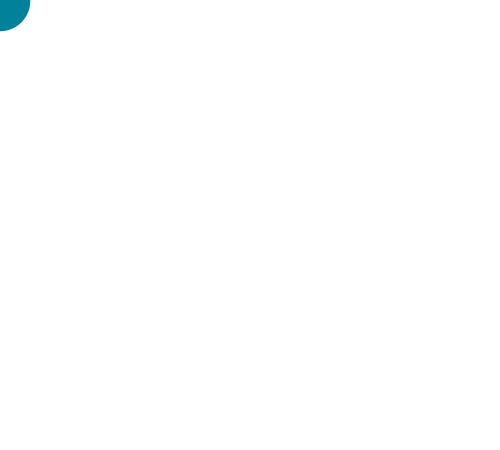
Frame 1 (no input)
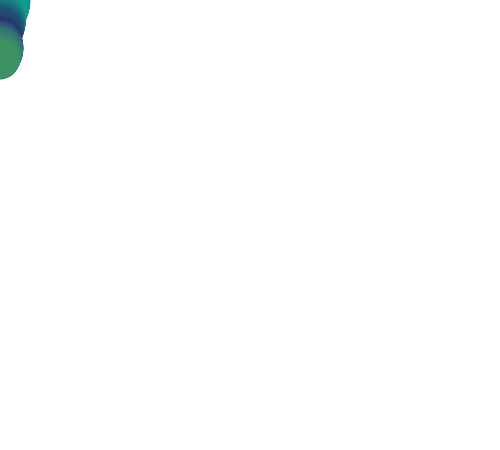
Frame 60 (the mouse pressed at the canvas centre just before this capture)
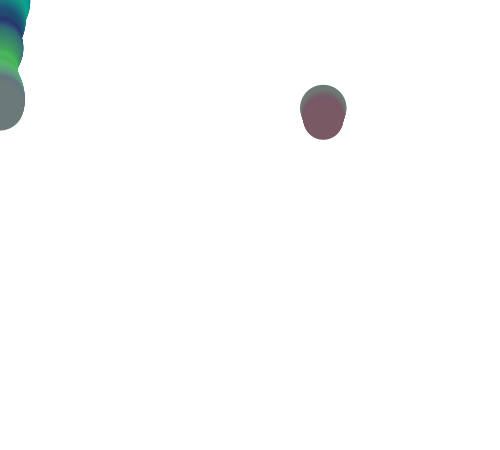
Frame 120 (the mouse held since frame 60 and released just before this capture)

The Processing sketch that drew these frames (run headless with seeded random() and noise(); from frame 60 on, the mouse is pressed at the canvas centre):

// Processing sketch: processing_54357
// ── processing_54357.pde

 float x, y, r, g, b, radius;
int timer;

void setup() {
  size(500, 450);
  background(255);
  noStroke();
  smooth();
}

void draw() {
  y = frameCount % height;
  if (millis() - timer >= 2000) {
    x = random(width);
    timer = millis();
  }
  r = frameCount % 255;
  g = 255 - noise(1 + frameCount * 0.025) * 255;
  b = noise(frameCount * 0.01) * 255;

  // use frameCount and noise to change the radius
  radius = noise(frameCount * 0.01) * 100;

  color c = color(r, g, b);
  fill(c);
  ellipse(x, y, radius, radius);
}          
                                                                                
